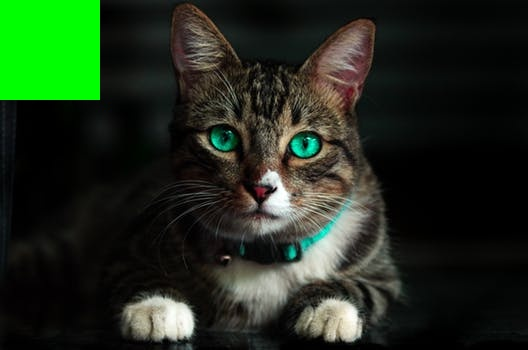
#> input picture Image Manipulation/Basics/newcat.jpeg, 528 x 350 px
$ python equalization.py --image ../Basics/newcat.jpeg
#> lines starting #> are read from the running program, lines starting #| are printed output that depends on the picture
# Only for GrayScale
from matplotlib import pyplot as plt
import numpy as np
import argparse
import imutils
import cv2

ap = argparse.ArgumentParser()
ap.add_argument("-i", "--image", required = True, help = "Enter path to the image")
args = vars(ap.parse_args())

image = cv2.imread(args["image"])
#> image is the input picture: shape (350, 528, 3); mean B, G, R 27.5, 45.3, 31.5
#BGR TO GRAY
grey = cv2.cvtColor(image, cv2.COLOR_BGR2GRAY)
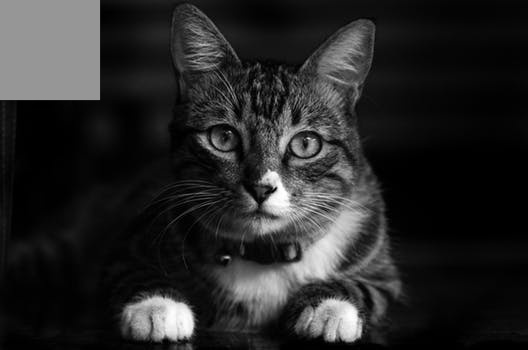
#> grey: shape (350, 528); min 0, max 255, mean 39.2
cv2.imshow("Original Grey", grey)
cv2.waitKey(0)

eq = cv2.equalizeHist(grey)
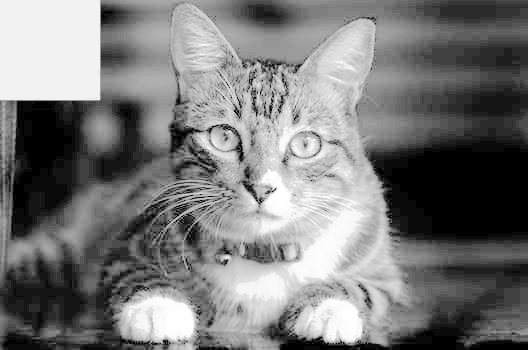
#> eq: shape (350, 528); min 0, max 255, mean 120.8
cv2.imshow("NORAML AND EQUALIZED", np.hstack([grey, eq]))
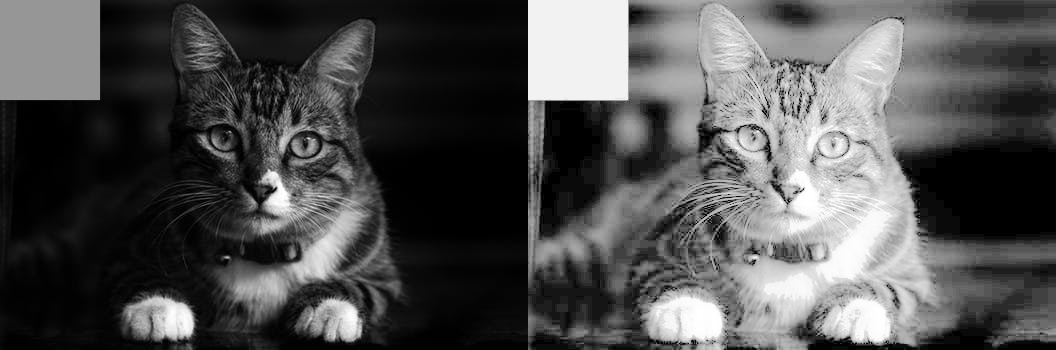
#> window 'NORAML AND EQUALIZED': shape (350, 1056); min 0, max 255, mean 80
cv2.waitKey(0)
